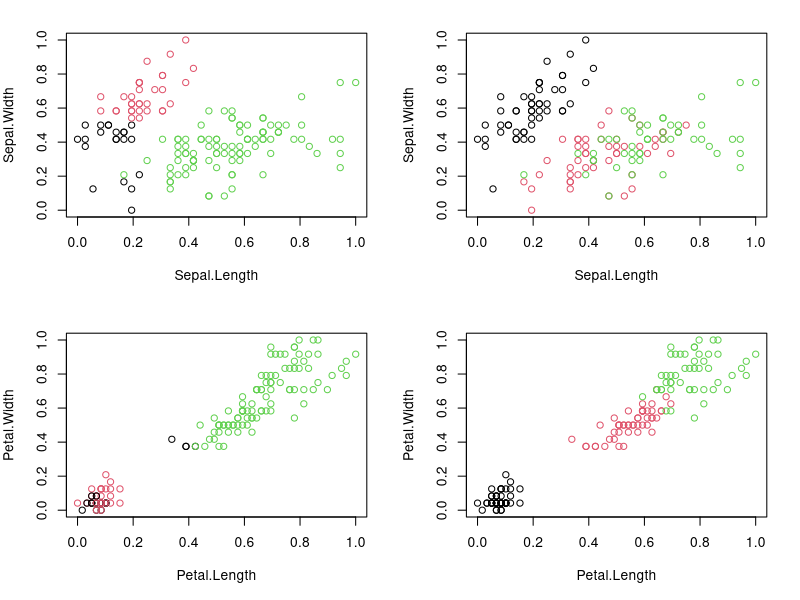

This figure's R source:
#K-Means Clustering

require("datasets")
data("iris") # load Iris Dataset
str(iris) #view structure of dataset

summary(iris) #view statistical summary of dataset

head(iris, 3) #view top  rows of dataset

#Preprocess the dataset
#Since clustering is a type of Unsupervised Learning, 
#we would not require Class Label(output) during execution of our algorithm. 
#We will, therefore, remove Class Attribute “Species” and store it in another variable. 
#We would then normalize the attributes between 0 and 1 using our own function.

iris.new<- iris[,c(1,2,3,4)]
iris.class<- iris[,"Species"]
head(iris.new, 3)

head(iris.class, 3)

normalize <- function(x){
  return ((x-min(x))/(max(x)-min(x)))
}

iris.new$Sepal.Length<- normalize(iris.new$Sepal.Length)
iris.new$Sepal.Width<- normalize(iris.new$Sepal.Width)
iris.new$Petal.Length<- normalize(iris.new$Petal.Length)
iris.new$Petal.Width<- normalize(iris.new$Petal.Width)
head(iris.new)

#Apply the K-means clustering algorithm
result<- kmeans(iris.new,3) #aplly k-means algorithm with no. of centroids(k)=3
result$size # gives no. of records in each cluster

result$centers # gives value of cluster center datapoint value(3 centers for k=3)

result$cluster #gives cluster vector showing the custer where each record falls

#Verify results of clustering
par(mfrow=c(2,2), mar=c(5,4,2,2))
plot(iris.new[c(1,2)], col=result$cluster)# Plot to see how Sepal.Length and Sepal.Width data points have been distributed in clusters
plot(iris.new[c(1,2)], col=iris.class)# Plot to see how Sepal.Length and Sepal.Width data points have been distributed originally as per "class" attribute in dataset
plot(iris.new[c(3,4)], col=result$cluster)# Plot to see how Petal.Length and Petal.Width data points have been distributed in clusters
plot(iris.new[c(3,4)], col=iris.class)

table(result$cluster,iris.class)

#Results of the table show that Cluster 1 corresponds to Virginica, 
#Cluster 2 corresponds to Versicolor 
#and Cluster 3 to Setosa.

#Total number of correctly classified instances are: 36 + 47 + 50= 133
#Total number of incorrectly classified instances are: 3 + 14= 17
Total_C_classified = 133
Total_I_Classified = 17
Accuracy = (Total_C_classified/(Total_C_classified+Total_I_Classified))*100
#How did the model do?
#TASK: Accuracy = number of correctly classified/(total classified) = 0.88667
#i.e our model has achieved 88.667% accuracy!





